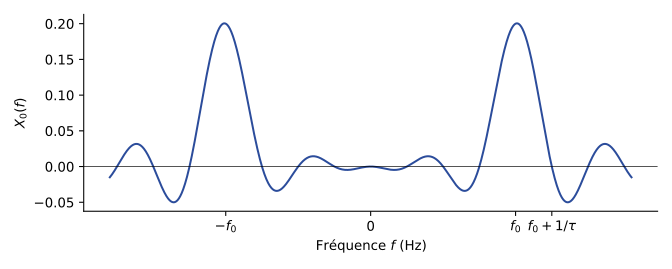

Generate this figure with Python:
"""TSIG1 ch. 3 — Spectre d'un cosinus observé sur une durée finie (fenêtre rectangulaire).
D'après les notes de cours [notes, f. 6 r°], redessinée. f0 = 10 Hz, tau = 0,4 s."""
import numpy as np
import matplotlib
matplotlib.use("Agg")
import matplotlib.pyplot as plt
plt.rcParams.update({"font.family": "sans-serif", "font.size": 10, "svg.fonttype": "none"})
f0, tau = 10.0, 0.4
f = np.linspace(-18, 18, 4001)
W = lambda g: tau * np.sinc(g * tau)
X0 = 0.5 * (W(f - f0) + W(f + f0))
fig, a = plt.subplots(figsize=(7, 2.8))
a.plot(f, X0, color="#2B4C9B")
a.axhline(0, color="k", lw=0.5)
a.set_xticks([-f0, 0, f0, f0 + 1 / tau])
a.set_xticklabels([r"$-f_0$", "0", r"$f_0$", r"$f_0 + 1/\tau$"])
a.set_xlabel("Fréquence $f$ (Hz)"); a.set_ylabel("$X_0(f)$")
a.spines[["top", "right"]].set_visible(False)
fig.tight_layout(); fig.savefig("03-cosinus-fenetre.svg")
